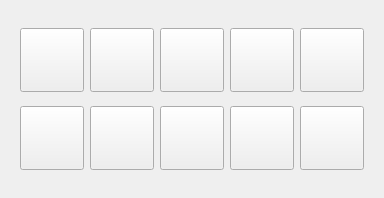
<?xml version="1.0" encoding="UTF-8"?>
<ui version="4.0">
 <class>JMeasurePanel</class>
 <widget class="qMRMLWidget" name="JMeasurePanel">
  <property name="geometry">
   <rect>
    <x>0</x>
    <y>0</y>
    <width>380</width>
    <height>198</height>
   </rect>
  </property>
  <property name="maximumSize">
   <size>
    <width>16777213</width>
    <height>16777215</height>
   </size>
  </property>
  <property name="styleSheet">
   <string notr="true"/>
  </property>
  <layout class="QVBoxLayout" name="verticalLayout">
   <item>
    <widget class="QWidget" name="widget_4" native="true">
     <layout class="QGridLayout" name="gridLayout">
      <item row="1" column="11">
       <widget class="QToolButton" name="btn14">
        <property name="minimumSize">
         <size>
          <width>64</width>
          <height>64</height>
         </size>
        </property>
        <property name="maximumSize">
         <size>
          <width>64</width>
          <height>64</height>
         </size>
        </property>
        <property name="text">
         <string/>
        </property>
       </widget>
      </item>
      <item row="0" column="9">
       <widget class="QPushButton" name="btn03">
        <property name="minimumSize">
         <size>
          <width>64</width>
          <height>64</height>
         </size>
        </property>
        <property name="maximumSize">
         <size>
          <width>64</width>
          <height>64</height>
         </size>
        </property>
        <property name="text">
         <string/>
        </property>
       </widget>
      </item>
      <item row="0" column="5">
       <widget class="QPushButton" name="btn02">
        <property name="minimumSize">
         <size>
          <width>64</width>
          <height>64</height>
         </size>
        </property>
        <property name="maximumSize">
         <size>
          <width>64</width>
          <height>64</height>
         </size>
        </property>
        <property name="text">
         <string/>
        </property>
       </widget>
      </item>
      <item row="0" column="3">
       <widget class="QPushButton" name="btn01">
        <property name="minimumSize">
         <size>
          <width>64</width>
          <height>64</height>
         </size>
        </property>
        <property name="maximumSize">
         <size>
          <width>64</width>
          <height>64</height>
         </size>
        </property>
        <property name="text">
         <string/>
        </property>
       </widget>
      </item>
      <item row="1" column="9">
       <widget class="QPushButton" name="btn13">
        <property name="minimumSize">
         <size>
          <width>64</width>
          <height>64</height>
         </size>
        </property>
        <property name="maximumSize">
         <size>
          <width>64</width>
          <height>64</height>
         </size>
        </property>
        <property name="text">
         <string/>
        </property>
       </widget>
      </item>
      <item row="1" column="3">
       <widget class="QPushButton" name="btn11">
        <property name="minimumSize">
         <size>
          <width>64</width>
          <height>64</height>
         </size>
        </property>
        <property name="maximumSize">
         <size>
          <width>64</width>
          <height>64</height>
         </size>
        </property>
        <property name="text">
         <string/>
        </property>
       </widget>
      </item>
      <item row="1" column="5">
       <widget class="QPushButton" name="btn12">
        <property name="minimumSize">
         <size>
          <width>64</width>
          <height>64</height>
         </size>
        </property>
        <property name="maximumSize">
         <size>
          <width>64</width>
          <height>64</height>
         </size>
        </property>
        <property name="text">
         <string/>
        </property>
        <property name="checkable">
         <bool>true</bool>
        </property>
       </widget>
      </item>
      <item row="0" column="0">
       <widget class="QPushButton" name="btn00">
        <property name="minimumSize">
         <size>
          <width>64</width>
          <height>64</height>
         </size>
        </property>
        <property name="maximumSize">
         <size>
          <width>64</width>
          <height>64</height>
         </size>
        </property>
        <property name="text">
         <string/>
        </property>
       </widget>
      </item>
      <item row="1" column="0">
       <widget class="QToolButton" name="btn04">
        <property name="minimumSize">
         <size>
          <width>64</width>
          <height>64</height>
         </size>
        </property>
        <property name="maximumSize">
         <size>
          <width>64</width>
          <height>64</height>
         </size>
        </property>
        <property name="text">
         <string/>
        </property>
       </widget>
      </item>
      <item row="0" column="11">
       <widget class="QPushButton" name="btn10">
        <property name="minimumSize">
         <size>
          <width>64</width>
          <height>64</height>
         </size>
        </property>
        <property name="maximumSize">
         <size>
          <width>64</width>
          <height>64</height>
         </size>
        </property>
        <property name="text">
         <string/>
        </property>
        <property name="checkable">
         <bool>false</bool>
        </property>
       </widget>
      </item>
     </layout>
    </widget>
   </item>
  </layout>
 </widget>
 <customwidgets>
  <customwidget>
   <class>qMRMLWidget</class>
   <extends>QWidget</extends>
   <header>qMRMLWidget.h</header>
   <container>1</container>
  </customwidget>
 </customwidgets>
 <resources/>
 <connections/>
</ui>
